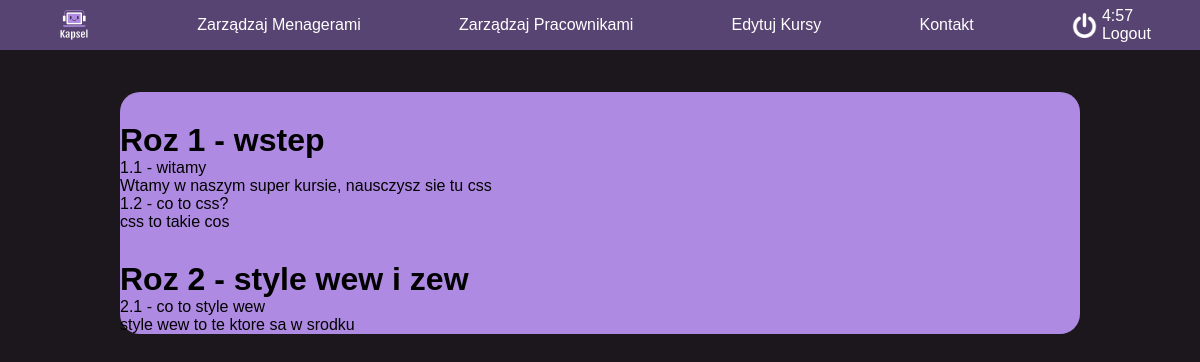
/manageCourses (signed in), run on the app's committed database.
### tables this page shows
CREATE TABLE courses_chapter (id INTEGER PRIMARY KEY, name VARCHAR(255), correspondingCourseId INTEGER);

CREATE TABLE courses_subsection (id INTEGER PRIMARY KEY, name VARCHAR(255), content VARCHAR(255), correspondingChapterId INTEGER);

### app.py (the view)
@app.route('/manageCourses')
def manage_courses():
    session["localization"] = "manage_courses"
    if not session.get("username"):
        return redirect("/login")
    if session.get("role") != 'admin':
        abort(403)
    cursor.execute("SELECT id, name, correspondingTeamId FROM courses")
    courses = cursor.fetchall()
    cursor.execute("SELECT username, teams.id FROM users INNER JOIN teams on users.id=manager_id WHERE role=='manager'")
    managers = cursor.fetchall()
    cursor.execute("SELECT id, name, correspondingCourseId FROM courses_chapter")
    courses_chapter = cursor.fetchall()
    cursor.execute("SELECT * FROM courses_subsection")
    courses_subsection = cursor.fetchall()
    return render_template('manageCourses.html', courses_subsection=courses_subsection,courses_chapter=courses_chapter,courses=courses, managers=managers, role=session.get("role"))

### templates/manageCourses.html (shortened to what this page needs)
<!DOCTYPE html>
<html lang="pl-PL">
<head id="ctl00_Head1">
    <link rel="stylesheet" href="/static/style/style.css">
    <link rel="stylesheet" href="/static/style/nav.css">
    <link rel="stylesheet" href="/static/style/manageUsers.css">
    <link rel="stylesheet" href="/static/style/manageCourses.css">
</head>
<body class="CacheDetailsPage">
    {% include 'navbar.html' %}
    <div class="courseContent">
         <br>
        <br>
        <br>
        <br>
        {% for i in courses %}
        <div class="courseContainer">
            <div class="courseContent2">
                {% for n in courses_chapter %}
                {% if i[0] == n[2] %}
                 <div>
                    <h1>{{n[1]}}</h1>
                    {% for m in courses_subsection %}
                        {% if m[3] == n[0] %}
                            <div>{{m[1]}}</div><div>{{m[2]}}</div>
                        {% endif %}
                    {% endfor %}
                     </div>
                {% endif %}
                {% endfor %}
            </div>
        </div>
        {% endfor %}
    </div>
</body>
</html>

### static/style/style.css (style rules this page uses)
* { margin:0; padding: 0; box-sizing: border-box; }
html, body { font-family: Helvetica, sans-serif; height: 100%; background-image: linear-gradient(rgba(19,14,20,0.8), rgba(19,14,20,0.8)), url(../icon/new-york-1745089_1920.jpg); background-position: center; background-size: cover; background-attachment: fixed; }
h1 { margin-top: 30px; }

### static/style/nav.css (style rules this page uses)
* { margin:0; padding: 0; box-sizing: border-box; }

### static/style/manageCourses.css (style rules this page uses)
.courseContent { display: flex; align-items: center; flex-direction: column; }
.courseContent2 { display: flex; flex-direction: column; }
.courseContainer { width:80vw; height: fit-content; background-color: var(--details); border-radius: 20px; margin-top: 20px; height: fit-content; }

### static/style/root.css (style rules this page uses)
:root { --bg: #3b2d4c; --white: white; --secbg: #584472; --details: #af8ae2; --dark: #191420; }

### data on the page
courses_chapter: name "Roz 1 - wstep"
courses_subsection: name "1.1 - witamy", content "Wtamy w naszym super kursie, nausczysz sie tu css"
courses_subsection: name "1.2 - co to css?", content "css to takie cos"
courses_chapter: name "Roz 2 - style wew i zew"
courses_subsection: name "2.1 - co to style wew", content "style wew to te ktore sa w srodku"
